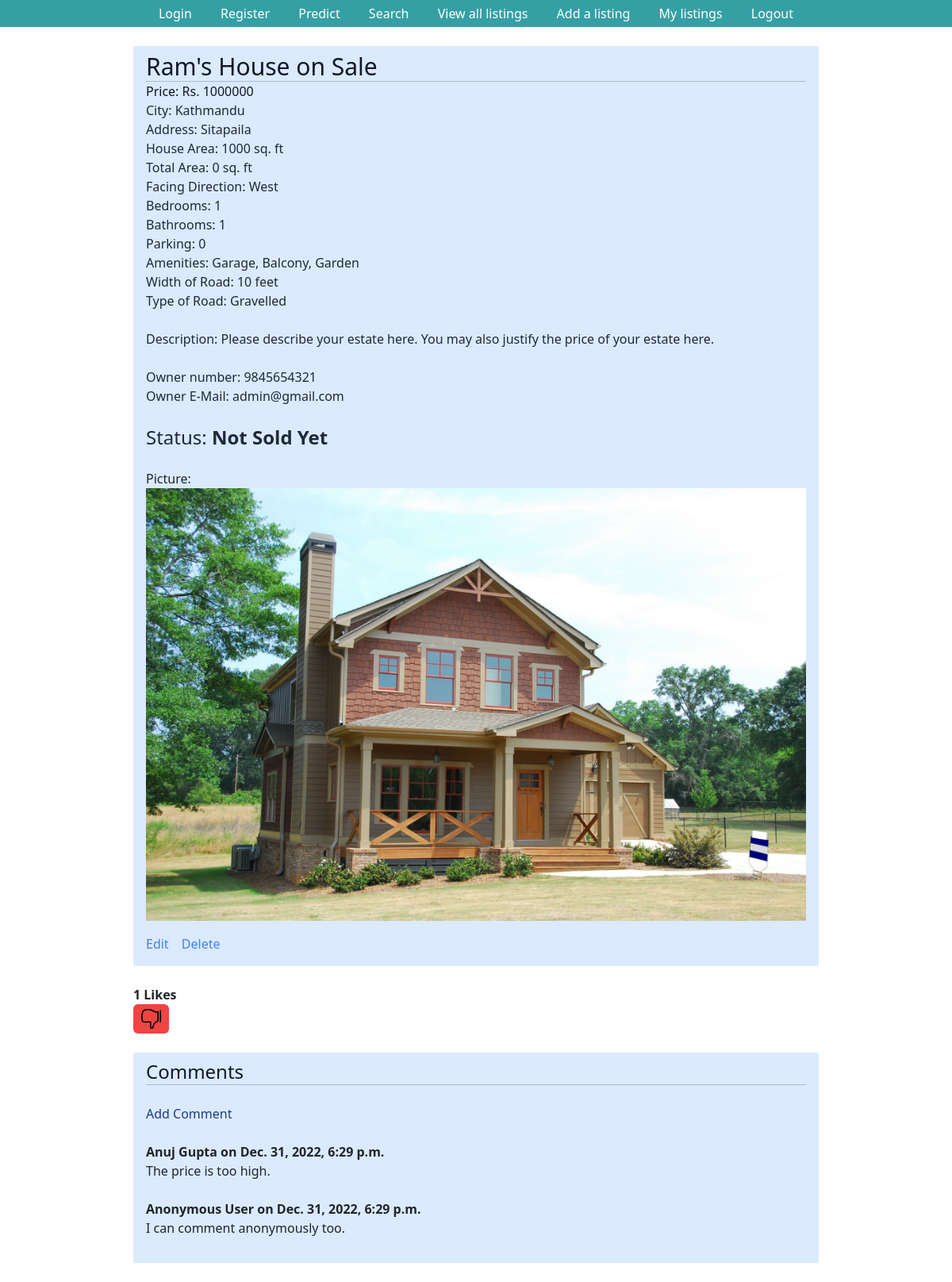
The page /listings/4/ (signed in) on the database as committed earlier.
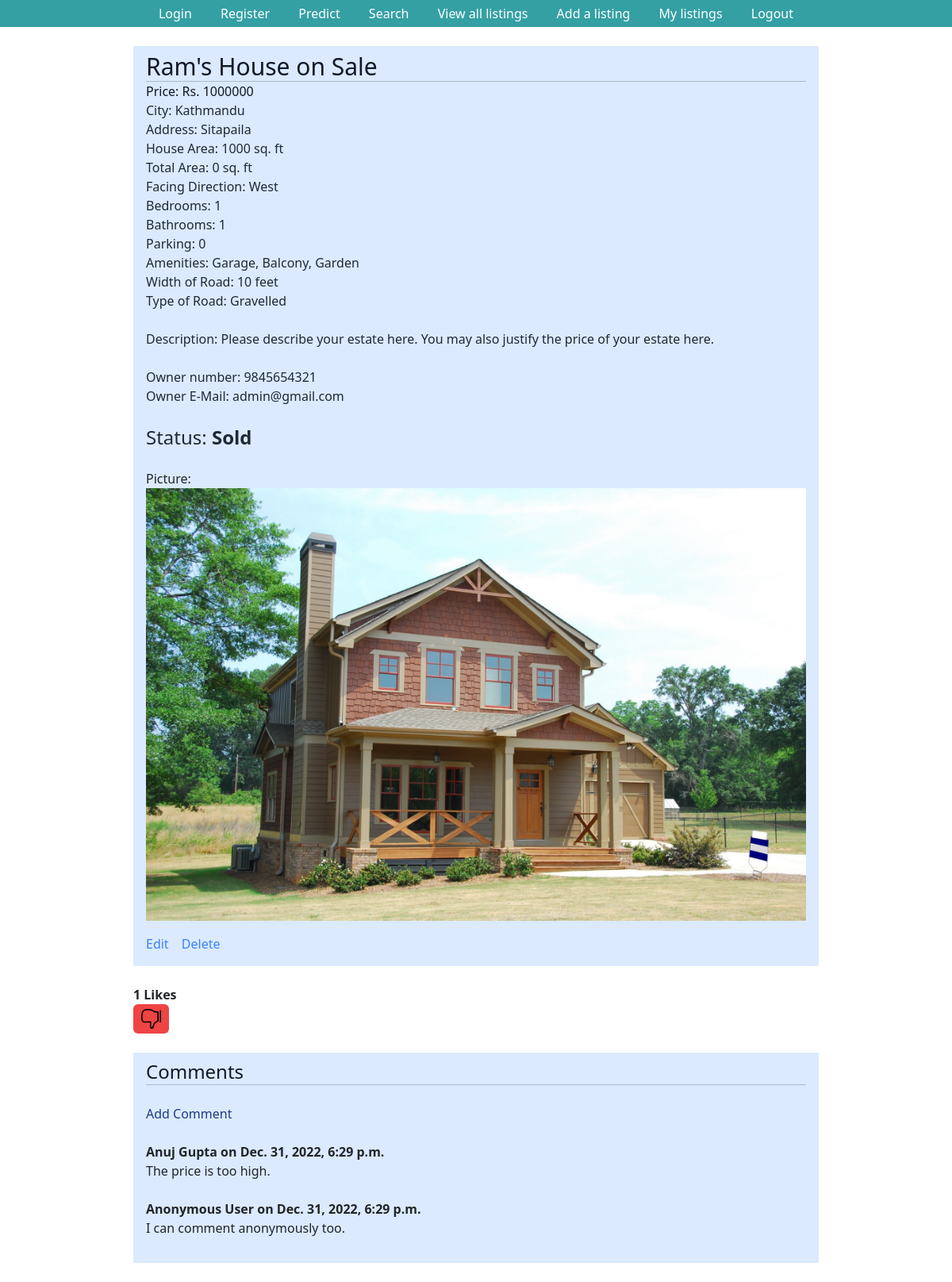
The same page on the database as committed later.
### listings/models.py (models this page shows, shortened)
class Listing(models.Model):
    Title = models.CharField(max_length=30, default='House on Sale')
    Location = models.CharField(max_length=30, default='Kalanki')
    City = models.CharField(max_length=30, default='Kathmandu')
    Price = models.IntegerField(default=9999999)
    Bedroom = models.IntegerField(default=1)
    Bathroom = models.IntegerField(default=1)
    Floors = models.IntegerField(default=1)
    Parking = models.IntegerField(default=1)
    Face = models.CharField(max_length=30, default="East")
    Area = models.IntegerField(default=100)
    Road_Width = models.IntegerField(default=0)
    Road_Type = models.CharField(max_length=30, default="Concrete")
    Build_Area = models.IntegerField(default=100)
    Amenities = models.CharField(max_length=30, default="Bathroom")
    Contact_number = models.IntegerField(default=9845654321)
    Contact_mail = models.EmailField(max_length=30, default='admin@gmail.com')
    Image = models.ImageField(max_length = 254)
    user = models.ForeignKey(User, on_delete=models.SET_NULL,null=True)
    is_sold = models.BooleanField(default=False)
    Description = models.CharField(max_length=1000, default="Please describe your estate here. You may also justify the price of your estate here.")
    likes = models.ManyToManyField(User, related_name='estate')

### listings/views.py (the view)
# urls.py: path('listings/<pk>/', ListingRetrieveView.as_view(), name='listing_retrieve'),
class ListingRetrieveView(LoginRequiredMixin, DetailView):
    model = Listing
    template_name = 'listing.html'
    def get_context_data(self, *args, **kwargs):
        listing= Listing.objects.all()
        context=super(ListingRetrieveView, self).get_context_data(**kwargs)
        stuff=get_object_or_404(Listing, id=self.kwargs['pk'])
        liked=False
        if stuff.likes.filter(id=self.request.user.id).exists():
            liked = True
        context["liked"]=liked
        return context

### templates/listing.html (shortened to what this page needs)
{% extends "base.html" %}
{% block content %}
<div class="px-3 py-2 bg-blue-100 rounded-sm">
    <h3 class="text-3xl text-gray-900">{{ listing.Title }}</h3><hr>
    <p class="text-gray-900">Price: Rs. {{listing.Price}}</p>
    <p class="text-gray-800">City: {{listing.City}}</p>
        {% if request.user.is_authenticated %}
        <p class="text-gray-800">Address: {{listing.Location}}</p>
        <p class="text-gray-800">House Area: {{listing.Area}} sq. ft</p>
        <p class="text-gray-800">Total Area: {{listing.Build_Area}} sq. ft</p>
        <p class="text-gray-800">Facing Direction: {{listing.Face}}</p>
        <p class="text-gray-800">Bedrooms: {{listing.Bedroom}}</p>
        <p class="text-gray-800">Bathrooms: {{listing.Bathroom}}</p>
        <p class="text-gray-800">Parking: {{listing.Parking}}</p>
        <p class="text-gray-800">Amenities: {{listing.Amenities}}</p>
        <p class="text-gray-800">Width of Road: {{listing.Road_Width}} feet</p>
        <p class="text-gray-800">Type of Road: {{listing.Road_Type}}</p>
        <br><p class="text-gray-800">Description: {{listing.Description}}</p><br>
        <p class="text-gray-800">Owner number: {{listing.Contact_number}}</p>
        <p class="text-gray-800">Owner E-Mail: {{listing.Contact_mail}}</p><br>
        {% endif %}
    <h1 class="text-2xl text-gray-800">Status: <strong>{{listing.is_sold|yesno:"Sold, Not Sold Yet"}}</strong></h1><br>
    <p>Picture: <br><img src="{{ listing.Image.url }}" alt=""></p>
    {% if request.user.is_staff %}
    <div class="mt-2 py-2 border-t border-gray-200">
        <a href="/listings/{{ listing.id }}/edit/" class="text-blue-500">
            Edit</a>
        <a href="/listings/{{ listing.id }}/delete/" class="ml-3 text-blue-500">
            Delete</a>
    </div>
    {% endif %}
</div><br>
<form action="{% url 'like_estate' listing.pk %}" method="post">
    <strong>  {{ listing.likes.count }} Likes</strong><br>
    {% if user.is_authenticated %}
        {% if liked %}
            <button type="submit", name="listing_id", value="{{ listing.id }}", class="bg-red-500 hover:bg-red-700 text-white font-bold py-1.5 px-2.5 rounded">
                <img src="\media\dislike.png" width="25" height="25" border="0" />
            </button>
        {% else %}
            <button type="submit", name="listing_id", value="{{ listing.id }}", class="bg-blue-500 hover:bg-blue-700 text-white font-bold py-1 px-2 rounded">
                <img src="\media\facebook-like.png" width="30" height="30" border="0" />
            </button>
        {% endif %}
    {% else %}
        <small>Login to like</small>
    {% endif %}
</form>
<br>
<div class="px-3 py-2 bg-blue-100 rounded-sm">
    {% if not listing.comments.all %}
        <h3 class="text-2xl text-gray-900">No comments yet. Be the first to add one.
            <a href="{% url 'add_comment' listing.pk %}" class="text-blue-900">Add Comment</a></h3>
    {% else %}
        <h3 class="text-2xl text-gray-900">Comments</h3><hr><br>
        <a href="{% url 'add_comment' listing.pk %}" class="text-blue-900">Add Comment</a><br><br>
        {% for comment in listing.comments.all %}
            <strong>
                {{ comment.name }} on {{ comment.date_added }}
            </strong><br>
            {{ comment.body }}
            <br><br>
        {% endfor %}
    {% endif %}
</div>
{% endblock content %}

Rows that differ between the two databases and show on the page:
changed Listing "Ram's House on Sale": is_sold "Not Sold Yet" → "Sold"
